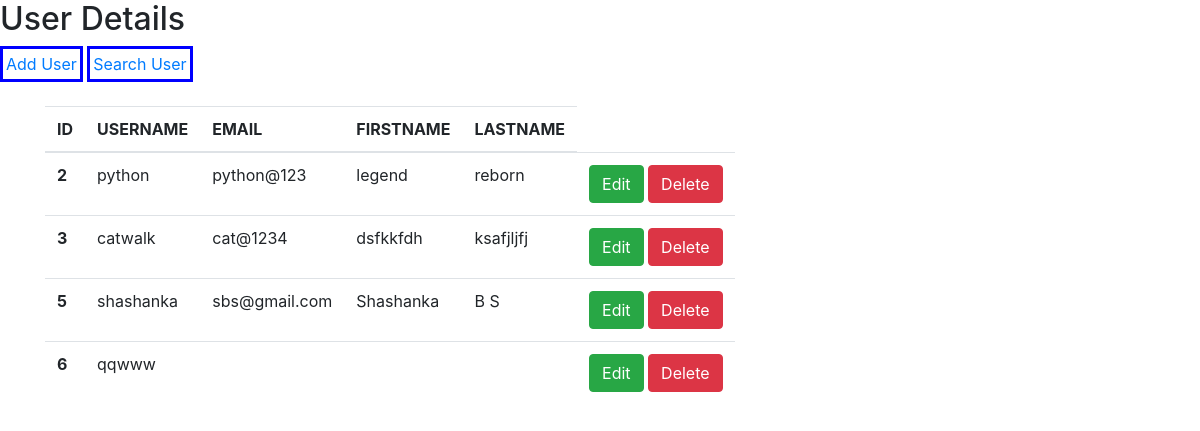
Page /userint.php on the committed database.
### tables this page shows
CREATE TABLE IF NOT EXISTS `userdetails` (
  `id` int NOT NULL AUTO_INCREMENT,
  `Username` varchar(33) NOT NULL,
  `Password` varchar(20) DEFAULT NULL,
  `Email` varchar(20) DEFAULT NULL,
  `Firstname` varchar(20) DEFAULT NULL,
  `Lastname` varchar(20) DEFAULT NULL,
  PRIMARY KEY (`id`,`Username`),
  KEY `Username` (`Username`)
);

### userint.php (the view, shortened to what this page needs)
<html>
    <head>
    <link rel="stylesheet" href="https://maxcdn.bootstrapcdn.com/bootstrap/4.0.0/css/bootstrap.min.css">
    </head>
    <body>
            <div class="two">
                <h2>User Details</h2>
                <a href="manageuser.html">Add User</a>
                <a href="deletebysearch.php">Search User</a><br>
                <div class="container my-4">
    <table class="table">
    <thead>
      <tr>
        <th>ID</th>
        <th>USERNAME</th>
        <th>EMAIL</th>
        <th>FIRSTNAME</th>
        <th>LASTNAME</th>
      </tr>
    </thead>
    <tbody>
    <?php
        include "database.php";
        $sql = "select * from userdetails";
        $result = $conn->query($sql);
        while($row=$result->fetch_assoc()){
          echo "
      <tr>
        <th>$row[id]</th>
        <td>$row[Username]</td>
        <td>$row[Email]</td>
        <td>$row[Firstname]</td>
        <td>$row[Lastname]</td>
        <td>
                  <a class='btn btn-success' href='useredit.php?id=$row[id]'>Edit</a>
                  <a class='btn btn-danger' href='userdelete.php?id=$row[id]'>Delete</a>
                </td>
      </tr>";}
      ?>
      </tbody>
        </div>
    </body>
</html>

### userint.php (style rules this page uses)
a { border:3px solid blue; display: inline-block; padding:3px; text-decoration:double; margin:auto ; }
.table { display:block; }

### rows in the picture
userdetails: id "2", Username "python", Email "python@123", Firstname "legend", Lastname "reborn"
userdetails: id "3", Username "catwalk", Email "cat@1234", Firstname "dsfkkfdh", Lastname "ksafjljfj"
userdetails: id "5", Username "shashanka", Email "sbs@gmail.com", Firstname "Shashanka", Lastname "B S"
userdetails: id "6", Username "qqwww"
